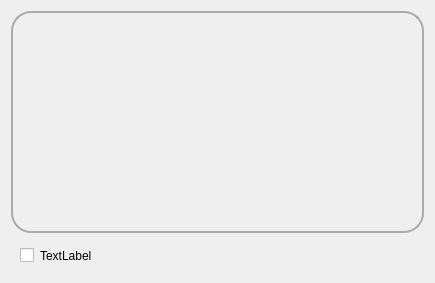
<?xml version="1.0" encoding="UTF-8"?>
<ui version="4.0">
 <class>SelectableCameraView</class>
 <widget class="QWidget" name="SelectableCameraView">
  <property name="geometry">
   <rect>
    <x>0</x>
    <y>0</y>
    <width>435</width>
    <height>283</height>
   </rect>
  </property>
  <property name="font">
   <font>
    <pointsize>9</pointsize>
   </font>
  </property>
  <property name="windowTitle">
   <string>Form</string>
  </property>
  <property name="styleSheet">
   <string notr="true"/>
  </property>
  <layout class="QVBoxLayout" name="verticalLayout">
   <item>
    <widget class="QCameraViewfinder" name="camera_view" native="true">
     <property name="styleSheet">
      <string notr="true">border: 2px solid #aaaaaa;
border-radius: 20px;
margin: 0;</string>
     </property>
    </widget>
   </item>
   <item>
    <widget class="QWidget" name="horizontalWidget" native="true">
     <property name="sizePolicy">
      <sizepolicy hsizetype="Fixed" vsizetype="Fixed">
       <horstretch>0</horstretch>
       <verstretch>0</verstretch>
      </sizepolicy>
     </property>
     <layout class="QHBoxLayout" name="horizontalLayout_2">
      <item>
       <widget class="QCheckBox" name="checkBox">
        <property name="text">
         <string/>
        </property>
       </widget>
      </item>
      <item>
       <widget class="QLabel" name="camera_device_name">
        <property name="text">
         <string>TextLabel</string>
        </property>
       </widget>
      </item>
     </layout>
    </widget>
   </item>
  </layout>
 </widget>
 <customwidgets>
  <customwidget>
   <class>QCameraViewfinder</class>
   <extends>QWidget</extends>
   <header>PyQt5.QtMultimediaWidgets.h</header>
   <container>1</container>
  </customwidget>
 </customwidgets>
 <resources/>
 <connections/>
</ui>
